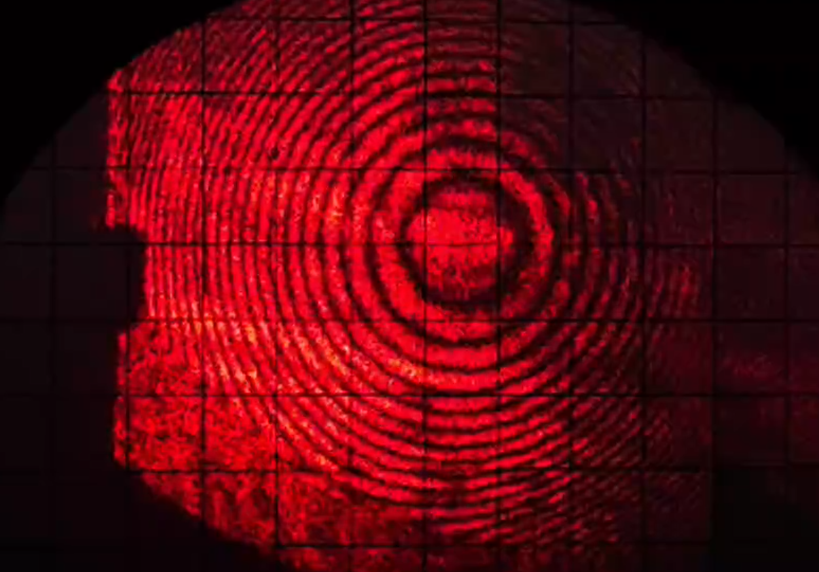
#> input picture notebook/image/test_img.png, 1638 x 1144 px (shown at 1/2 size)
$ python -i image_pre_processing.py   (imports and definitions only)
#> lines starting #> are read from the running program, lines starting #| are printed output that depends on the picture
#> further down, picture is the input picture: shape (1144, 1638, 3); mean B, G, R 14.2, 6.2, 87.4
### core/log_manager.py
class LogManager:
    #单例模式
    _instance = None

    #重写__new__方法，确保只有一个实例
    def __new__(cls):
        if cls._instance is None:
            cls._instance = super(LogManager, cls).__new__(cls)
            cls._instance.console_view = None
        return cls._instance

    #设置控制台视图
    def set_console_view(self, console_view):
        self.console_view = console_view

    # [4 lines left out: function log, not called in this run]

    def info(self, message):
        self.log(message, "INFO")

    def warning(self, message):
        self.log(message, "WARNING")

    def error(self, message):
        self.log(message, "ERROR")

    def debug(self, message):
        self.log(message, "DEBUG")

#创建日志管理器实例
log_manager = LogManager()

#创建全局化函数接口
def log_info(message):
    log_manager.info(message)

def log_warning(message):
    log_manager.warning(message)

def log_error(message):
    log_manager.error(message)

def log_debug(message):
    log_manager.debug(message)


### utils/image_pre_processing.py
import cv2
import numpy as np
from core.log_manager import log_error

def preprocess_for_circle_detection(frame):
    try:
        # 确保输入是 NumPy 数组
        if not isinstance(frame, np.ndarray):
            raise TypeError(f"输入类型应为 NumPy 数组，但收到 {type(frame)}")

        target_size = (256, 256)

        # resize
        if len(frame.shape) == 3 and frame.shape[2] == 3:
            resized = cv2.resize(frame, target_size, interpolation=cv2.INTER_LINEAR)
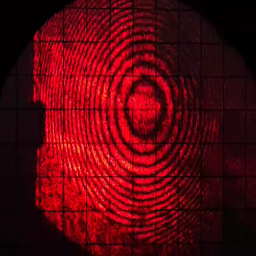
#> resized: shape (256, 256, 3); mean B, G, R 14.1, 6.1, 87.2
        elif len(frame.shape) == 3 and frame.shape[2] == 4: # 例如 BGRA
             # resize 四通道图像
             resized_bgra = cv2.resize(frame, target_size, interpolation=cv2.INTER_LINEAR)
             # 丢弃 alpha 通道
             resized = resized_bgra[:, :, :3]
        elif len(frame.shape) == 2:
            # 已经是单通道灰度图，直接 resize
            resized = cv2.resize(frame, target_size, interpolation=cv2.INTER_LINEAR)
            # resized = cv2.cvtColor(resized, cv2.COLOR_GRAY2BGR) # 或者直接返回灰度
            gray = resized # 如果已经是灰度，直接赋值
            return gray
        else:
            raise ValueError(f"不支持的图像通道数: {frame.shape}")

        # 度图
        gray = cv2.cvtColor(resized, cv2.COLOR_BGR2GRAY)
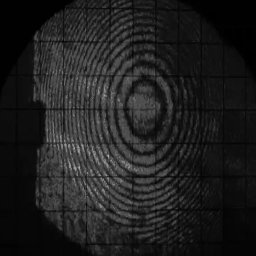
#> gray: shape (256, 256); min 0, max 177, mean 31.3

        return gray # 返回 uint8 [0, 255] 的灰度图

    except Exception as e:
        log_error(f"实时图像预处理错误: {e}")
        return None

>>> import cv2
>>> picture = cv2.imread('../notebook/image/test_img.png')
>>> result = preprocess_for_circle_detection(picture)
